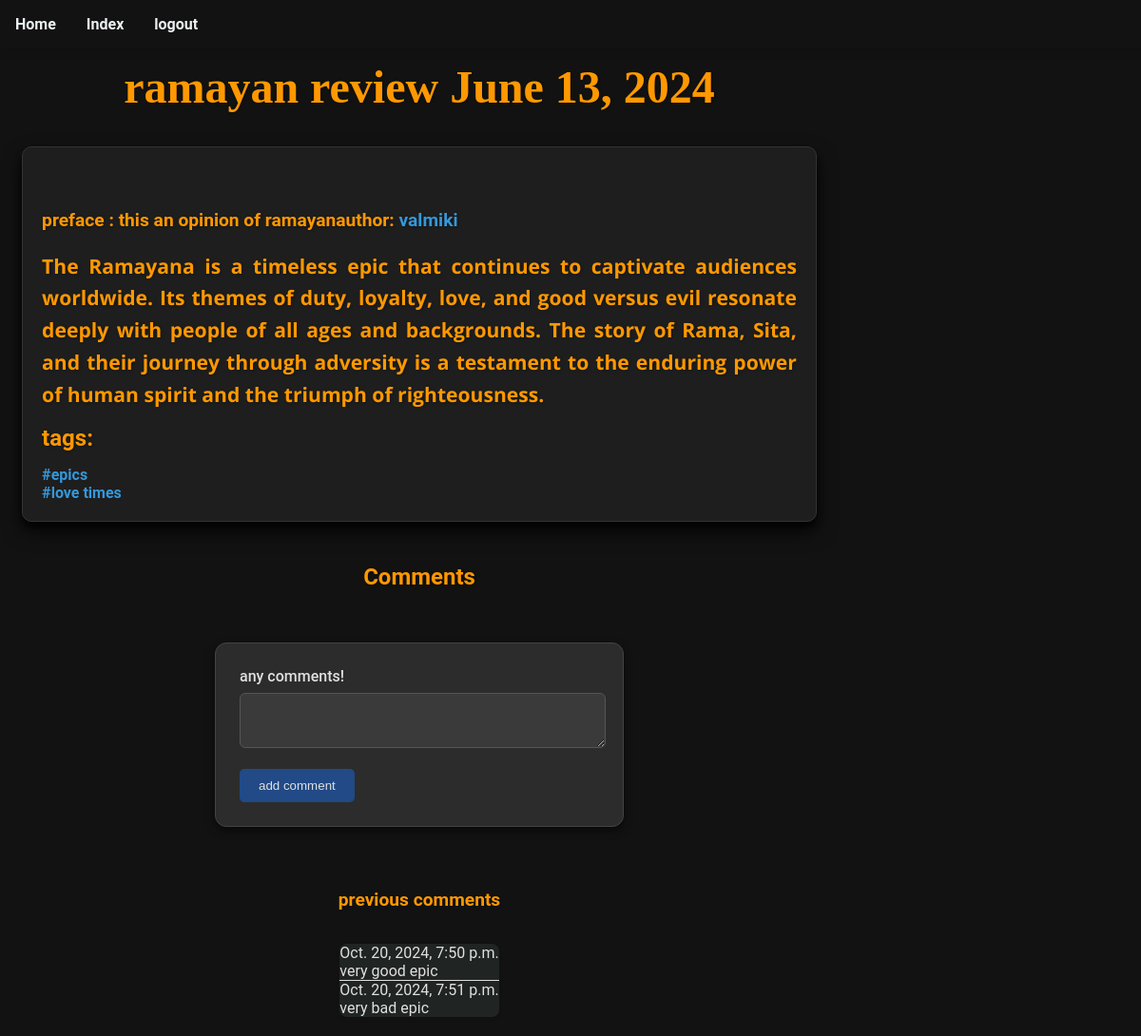
The app's page /index/ramayan-review (signed in) with its own data.
### blog/models.py (models this page shows, shortened)
class Blog(models.Model):
    title = models.CharField(max_length=50)
    excerpt = models.CharField(max_length=200)
    image = models.ImageField(
        _("relevant image"), upload_to="relevant_images", null=True, blank=True
    )
    date = models.DateField(_("date"), auto_now_add=True, blank=True)
    slug = models.SlugField(_("blog_slug"), blank=True, null=True)
    content = models.TextField(_("content"))
    author = models.ForeignKey(
        "blog.Author",
        null=True,
        verbose_name=_("this blog author"),
        on_delete=models.SET_NULL,
        related_name="blogs_written",
    )
    class Meta:
        verbose_name = _("Blog")
        verbose_name_plural = _("Blogs")
    def get_absolute_url(self):
        return reverse("Blog_detail", kwargs={"slug": self.slug})

class Author(models.Model):
    fname = models.CharField(_("first name"), max_length=30)
    lname = models.CharField(_("last name"), max_length=30)
    mail = models.EmailField(_("email address"), max_length=254)
    class Meta:
        verbose_name = _("author")
        verbose_name_plural = _("authors")
    def get_absolute_url(self):
        return reverse("Author_detail", kwargs={"fname": self.fname})

class Tag(models.Model):
    slug = models.SlugField(_("caption slug"))
    caption = models.CharField(_("tags of posts"), max_length=50)
    posts = models.ManyToManyField(
        "blog.Blog", verbose_name=_("posts with this tag"), related_name="tags"
    )
    class Meta:
        verbose_name = _("Tag")
        verbose_name_plural = _("Tags")
    def get_absolute_url(self):
        return reverse("Tag_detail", kwargs={"slug": self.slug})

class Comment(models.Model):
    comment = models.TextField(_("comment"))
    time_stamp = models.DateTimeField(_("time stamp"),auto_now_add=True)
    blog = models.ForeignKey(
        "blog.Blog",
        verbose_name=_("respective blog"),
        on_delete=models.CASCADE,
        related_name="comments",
    )
    class Meta:
        verbose_name = _("comment")
        verbose_name_plural = _("comments")

### blog/views.py (the view, shortened to what this page needs)
# urls.py: path("<slug:slug>", views.BlogView.as_view(), name="Blog_detail"),
class BlogView(View):
    def get(self, request, slug):
        login_check = checkLogin(request)
        if login_check:
            return login_check
        blog = get_object_or_404(models.Blog, slug=slug)
        comments = blog.comments.all()
        tags = blog.tags.all()
        form = CommentForm()
        return render(
            request,
            "blog/blog.html",
            {
                "blog": blog,
                "comments": comments,
                "form": form,
                "tags": tags,
            },
        )

### blog/forms.py
class CommentForm(forms.Form):
    comment = forms.CharField(
        label="any comments!",
        widget=forms.Textarea(
            attrs={"name": "feel free to write anything", "rows": "2"}
        ),
        required=True,
    )

### blog/views.py (called while the page is built)
def checkLogin(request):
    if request.session.get("logged_in") in [None, False]:
        return HttpResponseRedirect(reverse_lazy("login"))

### blog/templates/blog/blog.html (shortened to what this page needs)
{% extends 'blog_base.html' %}
{% load static %}
{% block css %}
    <link rel="stylesheet" href="{% static 'blog/styles.css' %}">
    <link rel="stylesheet" href="{% static 'blog/index.css' %}" />
{% endblock %}
{% block others %}
    {% include 'blog/includes/navigation.html' with page='blog' %}
{% endblock %}
{% block title %}
    {{ blog.title }}
    {{ blog.date }}
{% endblock %}
{% block content %}
    <h4 style="float:left;"> <p style="float:left;">preface : {{ blog.excerpt }}</p>
    <div class="content" style="float:left;">{{ blog.content }}</div>
    <p>author: <a href="{{blog.author.get_absolute_url}}">{{ blog.author.fname }}</a></p>
    <h3>tags: </h3>
    <ul>
    {% for tag in tags %}
        <li> <a href="{{ tag.get_absolute_url }}">{{ tag.caption }}</a></li>
    {% endfor %}
    </ul>
{% endblock %}
{% block extras %}
<h3>Comments</h3>
<form class="form-container" action="{{ blog.get_absolute_url }}" method="POST">
    {{ form }}
    <button> add comment </button>
</form>
<h4>previous comments</h4>
<ul class="styled-list">
    {% for comment in comments %}
       <li>
        {{ comment.time_stamp }}<br>
        {{ comment.comment }}
       </li>
    {% endfor %}
</ul>
{% endblock%}

### static/styles.css (style rules this page uses)
body { float: left; background-color: #121212; color: #e0e0e0; font-family: "Roboto", sans-serif; margin: 0; padding: 0; display: flex; flex-direction: column; align-items: center; justify-content: flex-start; min-height: 100vh; }
h1, h2, h3, h4, h5, h6 { color: #ff9800; margin-bottom: 15px; text-shadow: 1px 1px 3px rgba(0, 0, 0, 0.3); }
h3 { font-size: 1.5em; }
h4 { font-size: 1.2em; }
.content { font-family: "Open Sans", sans-serif; line-height: 1.6; font-size: 1.1em; text-align: justify; }
p { margin-bottom: 20px; }
a { text-decoration: none; color: #3498db; font-weight: bold; position: relative; transition: color 0.3s ease, transform 0.3s ease; }
a::after { content: ""; display: block; width: 0; height: 2px; background: #3498db; transition: width 0.3s ease; position: absolute; left: 0; bottom: -2px; }
:root { --bg-color: #121212; --text-color: #e0e0e0; --input-bg-color: #1e1e1e; --input-border-color: #444444; --button-bg-color: #214a86; --button-text-color: #e0e0e0; --button-hover-bg-color: #555; --label-color: #e0e0e0; --highlight-color: #bb86fc; }
.form-container { max-width: 400px; margin: 40px auto; padding: 25px; background-color: #2c2c2c; border: 1px solid #444; border-radius: 12px; box-shadow: 0 4px 8px rgba(0, 0, 0, 0.5); transition: box-shadow 0.3s ease; }
.form-container label { display: block; margin-bottom: 8px; color: #e0e0e0; font-weight: 500; }
.form-container input[type="text"], .form-container input[type="email"], .form-container input[type="password"], .form-container textarea { width: 95%; padding: 12px; margin-bottom: 18px; border: 1px solid #555; border-radius: 6px; font-size: 14px; background-color: #3a3a3a; color: #e0e0e0; transition: border-color 0.2s ease, box-shadow 0.2s ease; }
.form-container input::placeholder, .form-container textarea::placeholder { color: #bbb; font-style: italic; }
button { background-color: var(--button-bg-color); color: var(--button-text-color); border: none; padding: 10px 20px; border-radius: 5px; cursor: pointer; transition: background-color 0.3s; }

### blog/static/blog/styles.css (style rules this page uses)
:root { --bg-color: #121212; --text-color: #e0e0e0; --input-bg-color: #1e1e1e; --input-border-color: #444444; --button-bg-color: #214a86; --button-text-color: #e0e0e0; --button-hover-bg-color: #555; --label-color: #e0e0e0; --highlight-color: #bb86fc; }
.form-container { max-width: 400px; margin: 40px auto; padding: 25px; background-color: #2c2c2c; border: 1px solid #444; border-radius: 12px; box-shadow: 0 4px 8px rgba(0, 0, 0, 0.5); transition: box-shadow 0.3s ease; }
.form-container label { display: block; margin-bottom: 8px; color: #e0e0e0; font-weight: 500; }
.form-container input[type="text"], .form-container input[type="email"], .form-container input[type="password"], .form-container textarea { width: 95%; padding: 12px; margin-bottom: 18px; border: 1px solid #555; border-radius: 6px; font-size: 14px; background-color: #3a3a3a; color: #e0e0e0; transition: border-color 0.2s ease, box-shadow 0.2s ease; }
.form-container input::placeholder, .form-container textarea::placeholder { color: #bbb; font-style: italic; }
button { background-color: var(--button-bg-color); color: var(--button-text-color); border: none; padding: 10px 20px; border-radius: 5px; cursor: pointer; transition: background-color 0.3s; }

### blog/static/blog/index.css (style rules this page uses)
ul { padding: 0; margin: 0; list-style-type: none; }
ul.styled-list { max-width: 800px; margin: 20px auto; padding: 0; background: #202422; border-radius: 8px; box-shadow: 0 2px 4px rgba(0, 0, 0, 0.1); overflow: hidden; }
ul.styled-list li { border-bottom: 1px solid #ddd; }
ul.styled-list li:last-child { border-bottom: none; }

### records on screen
Blog: title "ramayan review", date "June 13, 2024", excerpt "this an opinion of ramayan", content "The Ramayana is a timeless epic that continues to captivate audiences worldwide. Its themes of duty, loyalty, love, and good versus evil resonate deeply with people of all ages and backgrounds. The story of Rama, Sita, and their journey through adversity is a testament to the enduring power of human spirit and the triumph of righteousness.", author.fname "valmiki"
Tag: caption "#epics"
Tag: caption "#love times"
Comment: time_stamp "Oct. 20, 2024, 7:50 p.m.", comment "very good epic"
Comment: time_stamp "Oct. 20, 2024, 7:51 p.m.", comment "very bad epic"
